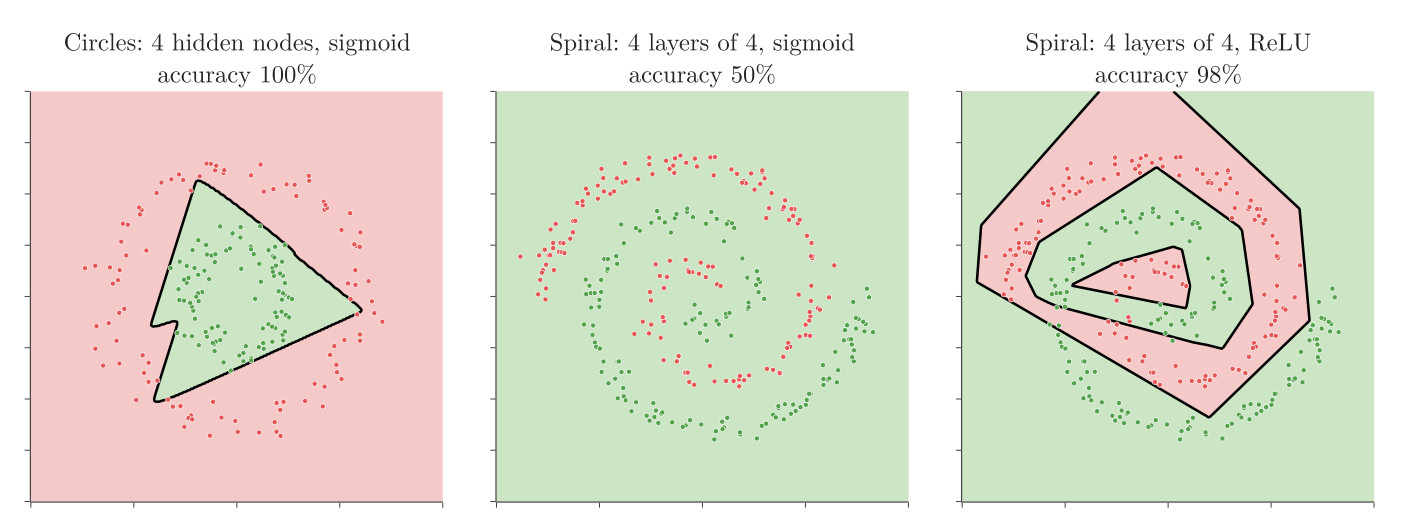

The Python source for this figure:
"""XOR with 2 hidden nodes, and the TensorFlow Playground demos rebuilt in Python.
Run: python playground.py -> xor_lines.png/.pdf and playground.png/.pdf. The Notebook builds the same models."""
from pathlib import Path
import warnings
import numpy as np
import plotly.graph_objects as go
from plotly.subplots import make_subplots
from sklearn.datasets import make_circles
from sklearn.neural_network import MLPClassifier

warnings.filterwarnings("ignore")      # adam may stop at max_iter on the sigmoid spiral: that failure is the point
here = Path(__file__).parent
GREEN, RED = "#54A24B", "#E45756"
SHADE = [[0, "#F6C9C9"], [0.5, "#FFFFFF"], [1, "#CBE5C5"]]


def sigmoid(z):
    return 1 / (1 + np.exp(-z))


def datasets(seed=0):
    rng = np.random.default_rng(seed)
    corners = np.array([[-1.5, -1.5], [1.5, 1.5], [-1.5, 1.5], [1.5, -1.5]])   # the four XOR inputs, centred
    k = np.repeat(np.arange(4), 50)                                            # 50 noisy points around each
    Xx = corners[k] + rng.normal(0, 0.3, (200, 2))
    yx = (k >= 2).astype(int)                       # XOR: class 1 where exactly one input is positive
    Xc, yc = make_circles(200, noise=0.08, factor=0.4, random_state=seed)
    rng = np.random.default_rng(seed)                                 # the spirals get their own random numbers
    t = np.sqrt(rng.uniform(0, 1, 150)) * 3 * np.pi                  # two interleaved spirals
    arm = np.c_[t * np.cos(t), t * np.sin(t)] / 3
    Xs = np.r_[arm, -arm] + rng.normal(0, 0.15, (300, 2))
    ys = np.r_[np.zeros(150), np.ones(150)].astype(int)
    return {"xor": (Xx, yx), "circles": (Xc * 2.5, yc), "spiral": (Xs, ys)}


class TwoNodeNet:
    """2 inputs -> 2 sigmoid hidden nodes -> 1 sigmoid output.
    Plain gradient descent on the log loss, all 200 points per step, small random starting weights."""

    def __init__(self, seed=0, lr=1.0, epochs=5000, init_std=0.01):
        self.seed, self.lr, self.epochs, self.init_std = seed, lr, epochs, init_std

    def hidden(self, X):
        return sigmoid(X @ self.W1 + self.b1)        # one column per hidden node

    def predict_proba(self, X):
        p = sigmoid(self.hidden(X) @ self.w2 + self.b2)
        return np.c_[1 - p, p]

    def score(self, X, y):
        return np.mean((self.predict_proba(X)[:, 1] > 0.5) == y)

    def fit(self, X, y):
        rng = np.random.default_rng(self.seed)
        self.W1, self.b1 = rng.normal(0, self.init_std, (2, 2)), np.zeros(2)
        self.w2, self.b2 = rng.normal(0, self.init_std, 2), 0.0
        for _ in range(self.epochs):
            H = self.hidden(X)
            p = sigmoid(H @ self.w2 + self.b2)
            d = (p - y) / len(y)                       # slope of the mean log loss at the output's weighted sum
            dH = np.outer(d, self.w2) * H * (1 - H)   # passed back to each hidden node's weighted sum
            self.w2 = self.w2 - self.lr * H.T @ d
            self.b2 = self.b2 - self.lr * d.sum()
            self.W1 = self.W1 - self.lr * X.T @ dH
            self.b1 = self.b1 - self.lr * dH.sum(axis=0)
        return self


# (title, data, hidden layers, activation, solver, seed)
RUNS = [("Circles: 4 hidden nodes, sigmoid", "circles", (4,), "logistic", "lbfgs", 0),
        ("Spiral: 4 layers of 4, sigmoid", "spiral", (4, 4, 4, 4), "logistic", "adam", 0),
        ("Spiral: 4 layers of 4, ReLU", "spiral", (4, 4, 4, 4), "relu", "adam", 0)]


def fit_xor(seed=0):
    X, y = datasets()["xor"]
    return X, y, TwoNodeNet(seed=seed).fit(X, y)


def fit_all():
    data = datasets()
    out = []
    for title, d, h, act, solver, seed in RUNS:
        X, y = data[d]
        clf = MLPClassifier(h, activation=act, solver=solver, max_iter=5000, random_state=seed).fit(X, y)
        out.append((title, X, y, clf))
    return out


def add_points(fig, X, y, r, c, size=6):
    for lab, col in [(1, GREEN), (0, RED)]:
        m = y == lab
        fig.add_trace(go.Scatter(x=X[m, 0], y=X[m, 1], mode="markers", showlegend=False,
                                 marker=dict(color=col, size=size, line=dict(color="white", width=0.6))), r, c)


def boundary(fig, g, Z, r, c, dash="solid", color="black", width=4):
    fig.add_trace(go.Contour(x=g, y=g, z=Z, showscale=False, hoverinfo="skip", contours_coloring="none",
                             contours=dict(start=0.5, end=0.5, size=1), showlegend=False,
                             line=dict(width=width, color=color, dash=dash)), r, c)


def xor_figure(X, y, net):
    g = np.linspace(-3, 3, 241)
    G1, G2 = np.meshgrid(g, g)
    grid = np.c_[G1.ravel(), G2.ravel()]
    H = [net.hidden(grid)[:, j].reshape(G1.shape) for j in range(2)]
    OUT = net.predict_proba(grid)[:, 1].reshape(G1.shape)
    titles = ["Hidden node 1: one line", "Hidden node 2: another line",
              f"Output node: combines them<br>accuracy {net.score(X, y):.0%}"]
    fig = make_subplots(1, 3, subplot_titles=titles, horizontal_spacing=0.06)
    colours = ["#4C78A8", "#B279A2"]
    for k, Z in enumerate([H[0], H[1], OUT], start=1):
        fig.add_trace(go.Contour(x=g, y=g, z=Z, colorscale=SHADE, zmin=0, zmax=1, showscale=False, hoverinfo="skip",
                                 contours=dict(start=0.1, end=0.9, size=0.1), line=dict(width=0.5, color="#BBBBBB")), 1, k)
        if k < 3:
            boundary(fig, g, Z, 1, k, color=colours[k - 1])          # the hidden node's line
        else:
            boundary(fig, g, OUT, 1, 3, width=9)                    # the network's boundary (black) ...
            for j in range(2):                                      # ... lies on the two hidden lines (dashed)
                boundary(fig, g, H[j], 1, 3, dash="dash", color=colours[j])
        add_points(fig, X, y, 1, k)
        fig.update_xaxes(title_text="x<sub>1</sub>", range=[-3, 3], row=1, col=k)
        fig.update_yaxes(range=[-3, 3], scaleanchor=f"x{'' if k == 1 else k}", row=1, col=k)
    fig.update_yaxes(title_text="x<sub>2</sub>", row=1, col=1)
    fig.update_annotations(font=dict(size=24))
    fig.update_layout(template="simple_white", width=1350, height=520, font=dict(family="Latin Modern Roman", size=22),
                      margin=dict(l=60, r=20, t=80, b=60))
    fig.write_image(here / "xor_lines.png", scale=2)
    fig.write_image(here / "xor_lines.pdf")


def playground_figure(runs):
    fig = make_subplots(1, 3, horizontal_spacing=0.04,
                        subplot_titles=[f"{t}<br>accuracy {c.score(X, y):.0%}" for t, X, y, c in runs])
    g = np.linspace(-4, 4, 250)
    G1, G2 = np.meshgrid(g, g)
    for k, (title, X, y, clf) in enumerate(runs, start=1):
        Z = clf.predict_proba(np.c_[G1.ravel(), G2.ravel()])[:, 1].reshape(G1.shape)
        fig.add_trace(go.Contour(x=g, y=g, z=Z, zmin=0, zmax=1, showscale=False, hoverinfo="skip", colorscale=SHADE,
                                 contours=dict(start=0.5, end=0.5, size=1), line=dict(width=2.5, color="black")), 1, k)
        add_points(fig, X, y, 1, k, size=5)
        fig.update_xaxes(range=[-4, 4], showticklabels=False, row=1, col=k)
        fig.update_yaxes(range=[-4, 4], showticklabels=False, row=1, col=k)
    fig.update_annotations(font=dict(size=24))
    fig.update_layout(template="simple_white", width=1350, height=500, font=dict(family="Latin Modern Roman", size=16),
                      margin=dict(l=20, r=20, t=80, b=20))
    fig.write_image(here / "playground.png", scale=2)
    fig.write_image(here / "playground.pdf")


if __name__ == "__main__":
    X, y, net = fit_xor()
    print("XOR, 2 hidden nodes:", net.score(X, y))
    print("hidden weights (columns = nodes):\n", net.W1.round(2), "\nhidden biases:", net.b1.round(2),
          "\noutput weights:", net.w2.round(2), "output bias:", round(net.b2, 2))
    xor_figure(X, y, net)
    runs = fit_all()
    for title, Xr, yr, clf in runs:
        print(title, round(clf.score(Xr, yr), 3))
    playground_figure(runs)
